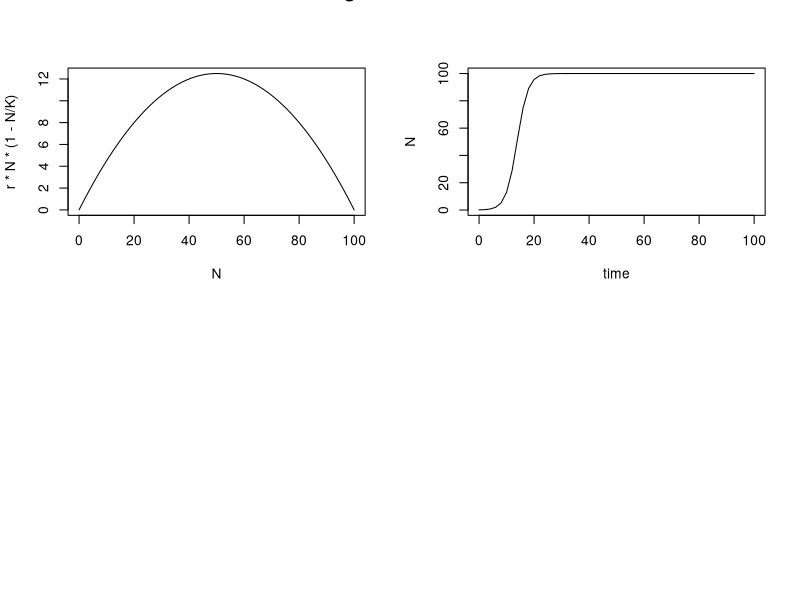

The R script that drew this image:
#!/usr/bin/Rscript

require(deSolve)

## the derivative of the logistic
logist <- function(t, x, parms) {
  with(as.list(parms), {
    dx <- r * x[1] * (1 - x[1]/K)
    list(dx)
  })
}

time  <- 0:100
N0    <- 0.1; r <- 0.5; K <- 100
parms <- c(r = r, K = K)
x <- c(N = N0)

## method with automatic time step

time <- seq(0, 100, 2)
N <- 0:100

# head (out)

out <- as.data.frame(lsoda(x, time, logist, parms))

par(mfrow = c(2, 2))

plot(N,r*N*(1-N/K), type="l")
plot(out, xlab = "time", ylab = "N", type="l")

mtext(outer = TRUE, side = 3, "logistic model", cex = 1.5)
